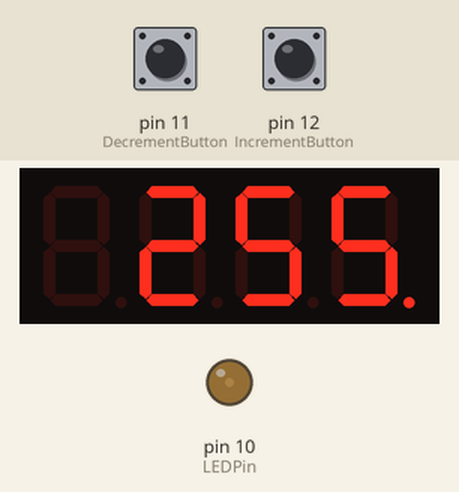
This sketch was run on a simulated Arduino Nano, built with avr-gcc and run on an emulated ATmega328P. Shown: 4-digit seven-segment display, output pins drawn as LEDs (lit = HIGH). The test bench sets the inputs (shaded band); at power-on: pin 11 (DecrementButton) HIGH, pin 12 (IncrementButton) HIGH. EEPROM starts erased.

Above: at 1.2 s.
1.3 s: pin 11 (DecrementButton) pulled LOW for 0.15 s
At 1.5 s:
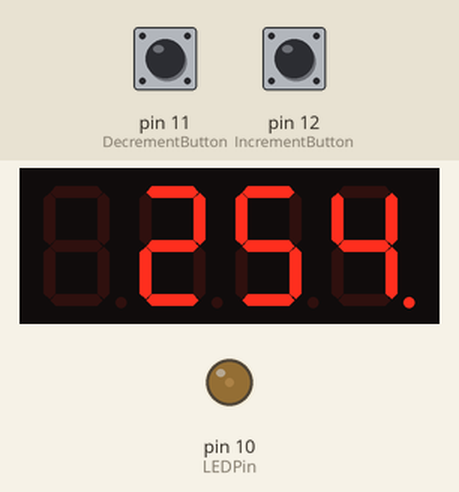
2.0 s: pin 11 (DecrementButton) pulled LOW for 1 s
At 3.7 s:
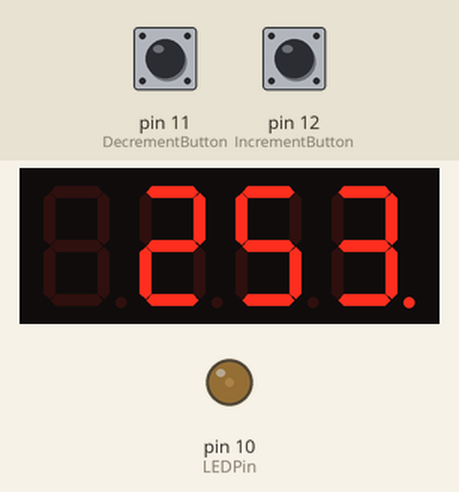
4.5 s: pin 12 (IncrementButton) pulled LOW for 0.15 s
At 5.0 s:
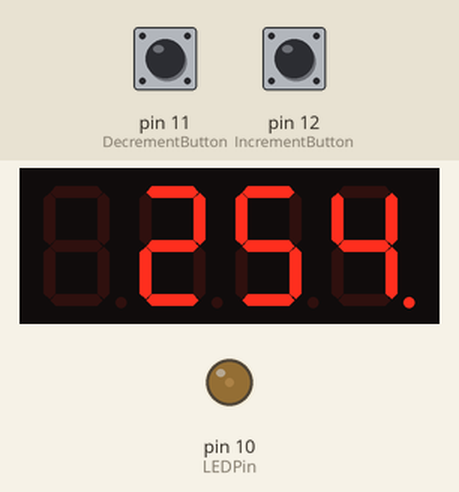
5.2 s: pin 12 (IncrementButton) pulled LOW for 1 s
At 7.3 s:
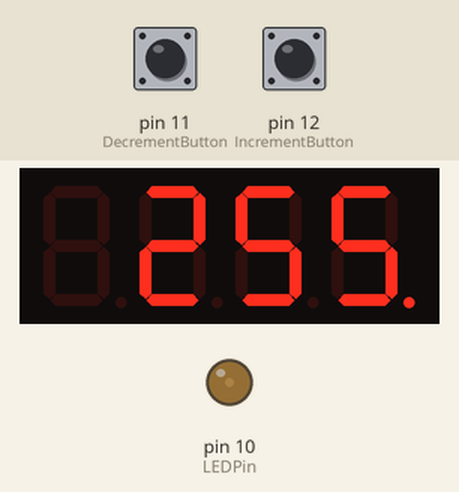
Timing chart, 0 to 8.7 s (numbered marks = the images above; inputs shaded):
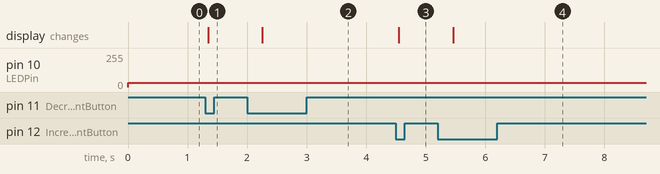

The sketch:

desktopCounter.ino
```cpp
// Simple two-button desktop integer counter

#define IncrementButton 12
#define DecrementButton 11
#define LEDPin 10

#include <EEPROM.h>
#include <SevSeg.h>
SevSeg quaDisplay;

int addr        = 0;    // Address to save counter variable
int counter     = 0;
int ledvalue    = 32;   // Brightness of the leds
int upState;
int pUpState    = HIGH;
int downState;
int pDownState  = HIGH;

unsigned long lastIncDebounceTime = 0;
unsigned long lastDecDebounceTime = 0;
unsigned long debounceTime = 50;
unsigned long incHoldTime = 0;
unsigned long decHoldTime = 0;

void setup() {
  byte digitPins[] = {A0, A1, A2, A3};
  byte segmentPins[] = {3, 4, 5, 6, 7, 8, 9, A6};
  quaDisplay.begin(COMMON_CATHODE, 4, digitPins, segmentPins);
  quaDisplay.setBrightness(100);

  pinMode(IncrementButton, INPUT);
  pinMode(DecrementButton, INPUT);
  pinMode(LEDPin, OUTPUT);

  Serial.begin(9600);

  counter = EEPROM.read(addr);
}

void loop() {
  int readingInc = digitalRead(IncrementButton);
  int readingDec = digitalRead(DecrementButton);

  if (ledvalue > 32){
    ledvalue -= 1;
    delay(4);
  }

  // Code for debouncing the switches
  if (readingInc != pUpState)
    lastIncDebounceTime = millis();

  if (readingDec != pDownState)
    lastDecDebounceTime = millis();

  if ((millis() - lastIncDebounceTime) > debounceTime) {
    if (readingInc != upState) {
      upState = readingInc;
      incHoldTime += 1;

      if (upState == LOW) {
        ledvalue = 255;
        counter += 1;
        EEPROM.update(0, counter);
      }
    }
  }

  if ((millis() - lastDecDebounceTime) > debounceTime) {
    if (readingDec != downState) {
      downState = readingDec;

      if (downState == LOW) {
        ledvalue = 255;
        counter -= 1;
        EEPROM.update(0, counter);
      }
    }
  }

  quaDisplay.setNumber(counter, 0);
  analogWrite(LEDPin, ledvalue);
  //Serial.println(counter);

  pUpState = readingInc;
  pDownState = readingDec;

  quaDisplay.refreshDisplay();
}
```

Measured:
- after the input at 1.3 s, the display: changes after 0.05 s (image 1)
- after the input at 2.0 s, the display: changes after 0.25 s (image 2)
- after the input at 4.5 s, the display: changes after 0.05 s (image 3)
- after the input at 5.2 s, the display: changes after 0.26 s (image 4)
